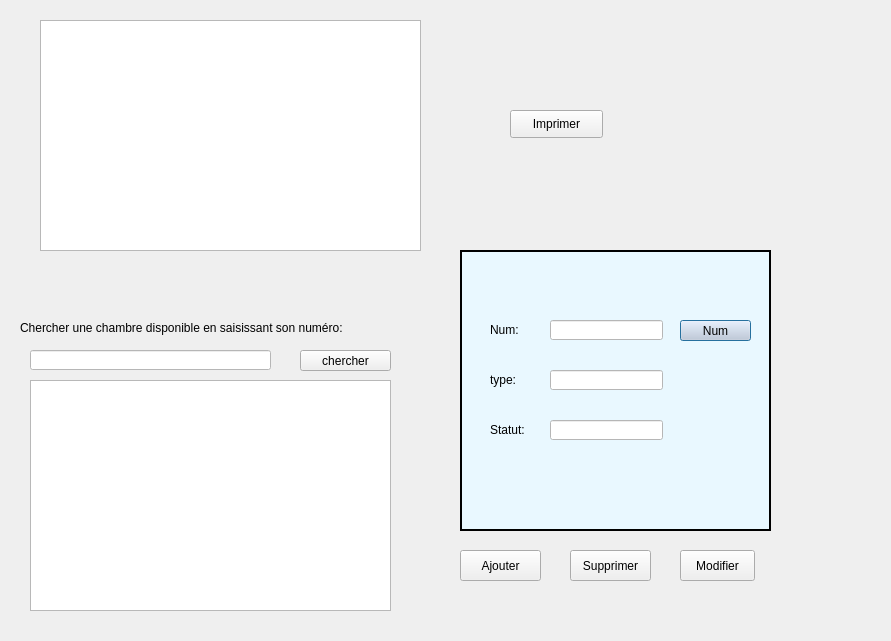
<?xml version="1.0" encoding="UTF-8"?>
<ui version="4.0">
 <class>Chamb</class>
 <widget class="QDialog" name="Chamb">
  <property name="geometry">
   <rect>
    <x>0</x>
    <y>0</y>
    <width>891</width>
    <height>641</height>
   </rect>
  </property>
  <property name="windowTitle">
   <string>Gestion des chambres</string>
  </property>
  <widget class="QLabel" name="label_6">
   <property name="geometry">
    <rect>
     <x>0</x>
     <y>0</y>
     <width>891</width>
     <height>641</height>
    </rect>
   </property>
   <property name="text">
    <string/>
   </property>
  </widget>
  <widget class="QFrame" name="frame">
   <property name="geometry">
    <rect>
     <x>460</x>
     <y>250</y>
     <width>311</width>
     <height>281</height>
    </rect>
   </property>
   <property name="styleSheet">
    <string notr="true">background-color:rgb(233,248,255);</string>
   </property>
   <property name="frameShape">
    <enum>QFrame::Box</enum>
   </property>
   <property name="frameShadow">
    <enum>QFrame::Plain</enum>
   </property>
   <property name="lineWidth">
    <number>2</number>
   </property>
   <property name="midLineWidth">
    <number>0</number>
   </property>
   <widget class="QLabel" name="label_7">
    <property name="geometry">
     <rect>
      <x>30</x>
      <y>70</y>
      <width>41</width>
      <height>20</height>
     </rect>
    </property>
    <property name="styleSheet">
     <string notr="true">;</string>
    </property>
    <property name="text">
     <string>Num:</string>
    </property>
   </widget>
   <widget class="QLabel" name="label_8">
    <property name="geometry">
     <rect>
      <x>30</x>
      <y>120</y>
      <width>31</width>
      <height>20</height>
     </rect>
    </property>
    <property name="styleSheet">
     <string notr="true"/>
    </property>
    <property name="text">
     <string>type:</string>
    </property>
   </widget>
   <widget class="QLabel" name="label_9">
    <property name="geometry">
     <rect>
      <x>30</x>
      <y>170</y>
      <width>41</width>
      <height>20</height>
     </rect>
    </property>
    <property name="styleSheet">
     <string notr="true"/>
    </property>
    <property name="text">
     <string>Statut:</string>
    </property>
   </widget>
   <widget class="QLineEdit" name="lineEdit_num">
    <property name="geometry">
     <rect>
      <x>90</x>
      <y>70</y>
      <width>113</width>
      <height>20</height>
     </rect>
    </property>
    <property name="styleSheet">
     <string notr="true">background-color: rgb(255, 255, 255);</string>
    </property>
   </widget>
   <widget class="QLineEdit" name="lineEdit_type">
    <property name="geometry">
     <rect>
      <x>90</x>
      <y>120</y>
      <width>113</width>
      <height>20</height>
     </rect>
    </property>
    <property name="styleSheet">
     <string notr="true">background-color: rgb(255, 255, 255);</string>
    </property>
   </widget>
   <widget class="QLineEdit" name="lineEdit_statut">
    <property name="geometry">
     <rect>
      <x>90</x>
      <y>170</y>
      <width>113</width>
      <height>20</height>
     </rect>
    </property>
    <property name="styleSheet">
     <string notr="true">background-color: rgb(255, 255, 255);</string>
    </property>
   </widget>
   <widget class="QPushButton" name="pb_chercherNum">
    <property name="geometry">
     <rect>
      <x>220</x>
      <y>70</y>
      <width>71</width>
      <height>21</height>
     </rect>
    </property>
    <property name="styleSheet">
     <string notr="true">background-color: rgb(207, 208, 220);</string>
    </property>
    <property name="text">
     <string>Num</string>
    </property>
   </widget>
  </widget>
  <widget class="QPushButton" name="pb_ajouter">
   <property name="geometry">
    <rect>
     <x>460</x>
     <y>550</y>
     <width>81</width>
     <height>31</height>
    </rect>
   </property>
   <property name="text">
    <string>Ajouter</string>
   </property>
  </widget>
  <widget class="QPushButton" name="pb_modifier">
   <property name="geometry">
    <rect>
     <x>680</x>
     <y>550</y>
     <width>75</width>
     <height>31</height>
    </rect>
   </property>
   <property name="text">
    <string>Modifier</string>
   </property>
  </widget>
  <widget class="QTableView" name="tabchambre">
   <property name="geometry">
    <rect>
     <x>40</x>
     <y>20</y>
     <width>381</width>
     <height>231</height>
    </rect>
   </property>
  </widget>
  <widget class="QPushButton" name="pb_supprimer">
   <property name="geometry">
    <rect>
     <x>570</x>
     <y>550</y>
     <width>81</width>
     <height>31</height>
    </rect>
   </property>
   <property name="text">
    <string>Supprimer</string>
   </property>
  </widget>
  <widget class="QPushButton" name="pb_chercher">
   <property name="geometry">
    <rect>
     <x>300</x>
     <y>350</y>
     <width>91</width>
     <height>21</height>
    </rect>
   </property>
   <property name="text">
    <string>chercher</string>
   </property>
  </widget>
  <widget class="QPushButton" name="pb_imprimer">
   <property name="geometry">
    <rect>
     <x>510</x>
     <y>110</y>
     <width>93</width>
     <height>28</height>
    </rect>
   </property>
   <property name="text">
    <string>Imprimer</string>
   </property>
  </widget>
  <widget class="QTableView" name="tabchambre_2">
   <property name="geometry">
    <rect>
     <x>30</x>
     <y>380</y>
     <width>361</width>
     <height>231</height>
    </rect>
   </property>
  </widget>
  <widget class="QLineEdit" name="lineEdit_num_2">
   <property name="geometry">
    <rect>
     <x>30</x>
     <y>350</y>
     <width>241</width>
     <height>20</height>
    </rect>
   </property>
   <property name="styleSheet">
    <string notr="true">background-color: rgb(255, 255, 255);</string>
   </property>
  </widget>
  <widget class="QLabel" name="label_10">
   <property name="geometry">
    <rect>
     <x>20</x>
     <y>320</y>
     <width>381</width>
     <height>16</height>
    </rect>
   </property>
   <property name="styleSheet">
    <string notr="true"/>
   </property>
   <property name="text">
    <string>Chercher une chambre disponible en saisissant son numéro:</string>
   </property>
  </widget>
 </widget>
 <resources/>
 <connections/>
</ui>
